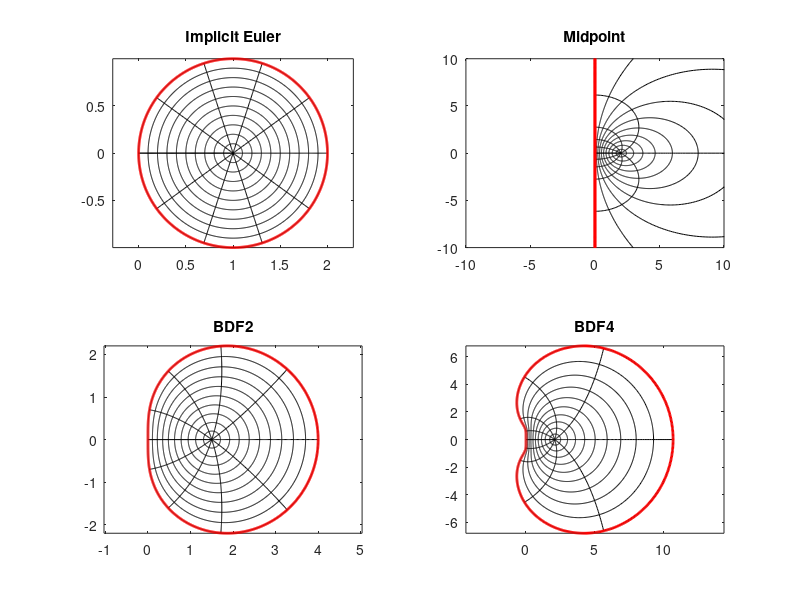

Reproduce this figure in MATLAB. (Note: this script raises an error after producing the figure.)
%% Mappings
h = 1;
phi1 = @(z) (1/h)*(1-z);
phi2 = @(z) (2/h)*(1-z)./(1+z);
phi3 = @(z) (1/h)*((z.^2)/2 - 2*(z) + 3/2);
phi4 = @(z) (1/h)*((z.^4)/4 - (4/3)*(z.^3) + 3*(z.^2) - 4*z + 25/12);

figure()
subplot(2,2,1)
for i = 0:1:10
    circle = ((i/10)) .* exp(1i*linspace(0,2*pi,1000));
    radius = linspace(0,1,100) .* exp(1i*2*pi*i/10);
    mapped_circ = phi1(circle);
    mapped_radius = phi1(radius);
    plot(real(mapped_circ),imag(mapped_circ),'k-'); hold on
    plot(real(mapped_radius),imag(mapped_radius),'k-'); 
end
unitcircle = exp(1i*linspace(0,2*pi,1000));
mapped_circ = phi1(unitcircle);
plot(real(mapped_circ),imag(mapped_circ),'r-','linewidth',2);
title('Implicit Euler');
axis equal
hold off
subplot(2,2,2)
for i = 0:1:10
    circle = ((i/10)) .* exp(1i*linspace(0,2*pi,1000));
    radius = linspace(0,1,100) .* exp(1i*2*pi*i/10);
    mapped_circ = phi2(circle);
    mapped_radius = phi2(radius);
    plot(real(mapped_circ),imag(mapped_circ),'k-'); hold on
    plot(real(mapped_radius),imag(mapped_radius),'k-'); 
end
unitcircle = exp(1i*linspace(0,2*pi,1000));
mapped_circ = phi2(unitcircle);
plot(real(mapped_circ),imag(mapped_circ),'r-','linewidth',2);
title('Midpoint');
axis([-10,10,-10,10]);
hold off
subplot(2,2,3)
for i = 0:1:10
    circle = ((i/10)) .* exp(1i*linspace(0,2*pi,1000));
    radius = linspace(0,1,100) .* exp(1i*2*pi*i/10);
    mapped_circ = phi3(circle);
    mapped_radius = phi3(radius);
    plot(real(mapped_circ),imag(mapped_circ),'k-'); hold on
    plot(real(mapped_radius),imag(mapped_radius),'k-'); 
end
unitcircle = exp(1i*linspace(0,2*pi,1000));
mapped_circ = phi3(unitcircle);
plot(real(mapped_circ),imag(mapped_circ),'r-','linewidth',2);
title('BDF2');
axis equal
hold off
subplot(2,2,4)
for i = 0:1:10
    circle = ((i/10)) .* exp(1i*linspace(0,2*pi,1000));
    radius = linspace(0,1,100) .* exp(1i*2*pi*i/10);
    mapped_circ = phi4(circle);
    mapped_radius = phi4(radius);
    plot(real(mapped_circ),imag(mapped_circ),'k-'); hold on
    plot(real(mapped_radius),imag(mapped_radius),'k-'); 
end
unitcircle = exp(1i*linspace(0,2*pi,1000));
mapped_circ = phi4(unitcircle);
plot(real(mapped_circ),imag(mapped_circ),'r-','linewidth',2);
title('BDF4');
axis equal
hold off


%% Anti-conformal reflection
h = 1;
phi1 = @(z) (1/h)*(1-z);
phi2 = @(z) (2/h)*(1-z)./(1+z);
phi3 = @(z) (1/h)*((z.^2)/2 - 2*(z) + 3/2);
phi4 = @(z) (1/h)*((z.^4)/4 - (4/3)*(z.^3) + 3*(z.^2) - 4*z + 25/12);

Z = phi4(exp(1i*linspace(0,2*pi,1000)));
schwarz = aaa(conj(Z),Z,'tol',1e-15);

Reul = @(z) conj(z./(z-1));
Rtrap = @(z) -conj(z);
Rbdf2 = @(z) 0.5*conj((3*(2*z+1) - 8*sqrt(2*z+1) + 5)./(2*z + 5 -4*sqrt(2*z+1)));
Rbdf4 = @(z) conj(schwarz(z));

figure()
subplot(2,2,1)
for i = 4:1:9
    col = (i/10)^2;
    circle = ((i/10)) .* exp(1i*linspace(0,2*pi,100));
    mapped_circ = phi1(circle);
    anticonformal = Reul(mapped_circ);
    plot(real(mapped_circ),imag(mapped_circ),'.','color',[col,col,col],'markersize',5); hold on
    plot(real(anticonformal),imag(anticonformal),'.','color',[col,col,1],'markersize',5); hold on
end
unitcircle = exp(1i*linspace(0,2*pi,1000));
mapped_circ = phi1(unitcircle);
plot(real(mapped_circ),imag(mapped_circ),'r-','linewidth',2);
title('Implicit Euler');
axis equal
hold off
subplot(2,2,2)
for i = 1:1:9
    col = (i/11)^2;
    mapped_circ = 1i*linspace(-8,8,20) + (i)*0.5;
    anticonformal = Rtrap(mapped_circ);
    plot(real(mapped_circ),imag(mapped_circ),'.','color',[1-col,1-col,1-col],'markersize',5); hold on
    plot(real(anticonformal),imag(anticonformal),'.','color',[1-col,1-col,1],'markersize',5); hold on
end
unitcircle = exp(1i*linspace(0,2*pi,1000));
mapped_circ = phi2(unitcircle);
plot(real(mapped_circ),imag(mapped_circ),'r-','linewidth',2);
title('Midpoint');
axis([-10,10,-10,10]);
hold off
subplot(2,2,3)
for i = 5:0.5:8.5
    col = (i/10)^2;
    circle = ((i/10)) .* exp(1i*linspace(0,2*pi,100));
    mapped_circ = phi3(circle);
    anticonformal = Rbdf2(mapped_circ);
    plot(real(mapped_circ),imag(mapped_circ),'.','color',[col,col,col],'markersize',5); hold on
    plot(real(anticonformal),imag(anticonformal),'.','color',[col,col,1],'markersize',5); hold on
end
unitcircle = exp(1i*linspace(0,2*pi,1000));
mapped_circ = phi3(unitcircle);
plot(real(mapped_circ),imag(mapped_circ),'r-','linewidth',2);
title('BDF2');
axis equal
hold off
subplot(2,2,4)
for i = 8:0.2:10
    col = (i/11)^(4);
    circle = ((i/10)) .* exp(1i*linspace(0,2*pi,100));
    mapped_circ = phi4(circle);
    anticonformal = Rbdf4(mapped_circ);
    plot(real(mapped_circ),imag(mapped_circ),'.','color',[col,col,col],'markersize',5); hold on
    plot(real(anticonformal),imag(anticonformal),'.','color',[col,col,1],'markersize',5); hold on
end
unitcircle = exp(1i*linspace(0,2*pi,1000));
mapped_circ = phi4(unitcircle);
plot(real(mapped_circ),imag(mapped_circ),'r-','linewidth',2);
title('BDF4');
axis equal
hold off


